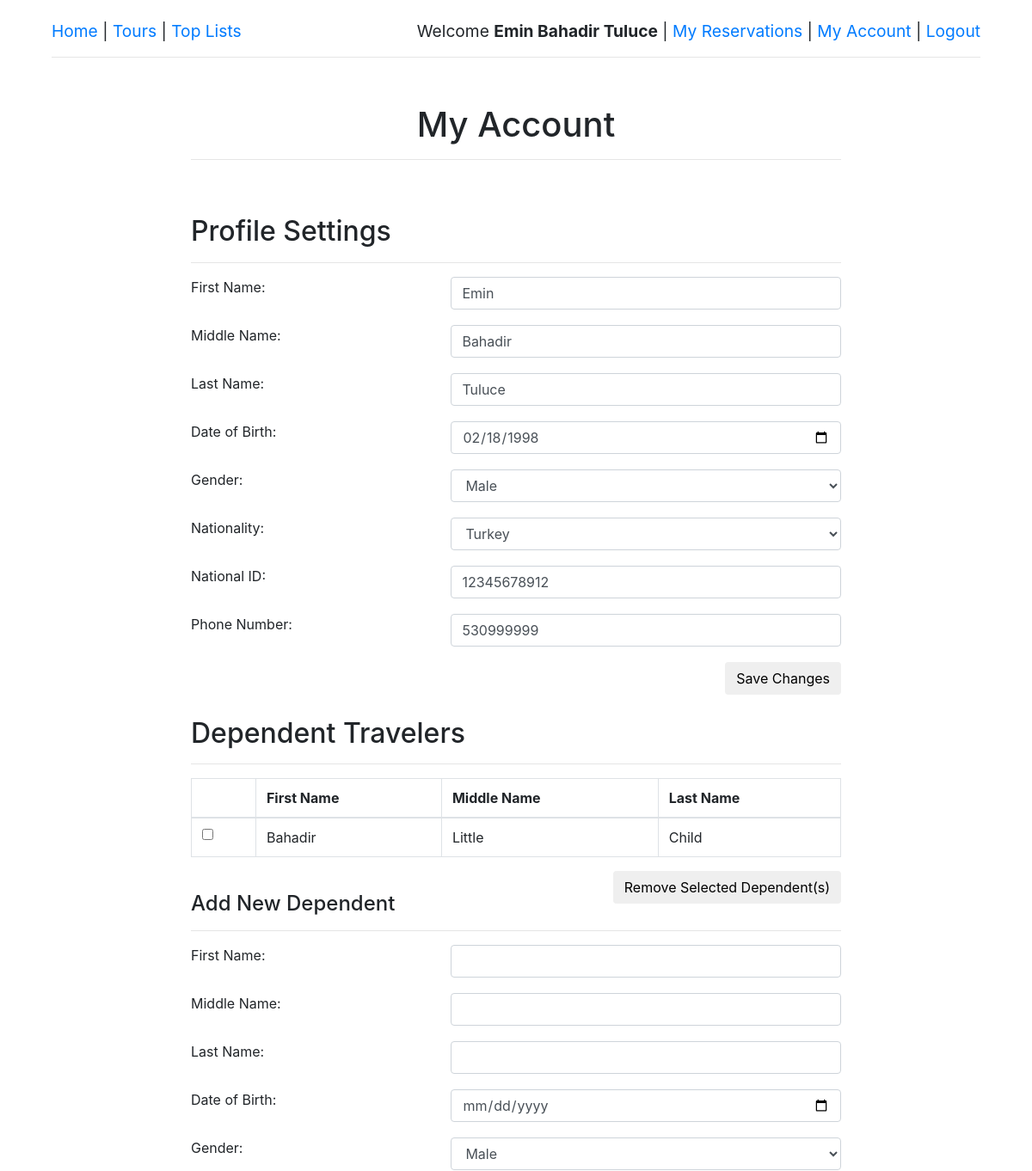
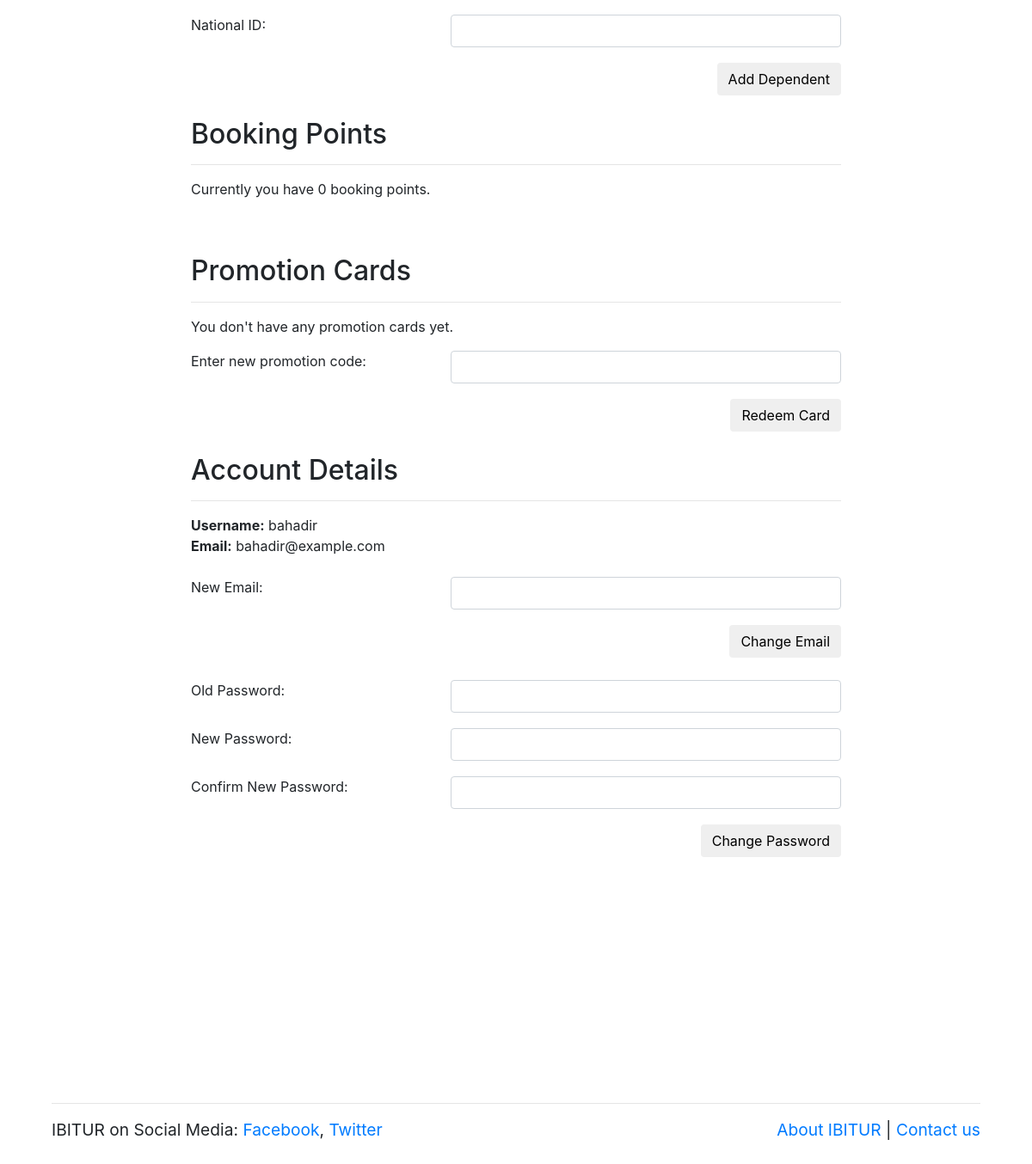
Page /website/my_account.php (signed in) on the committed database (2 pictures, top to bottom).
### tables this page shows
CREATE TABLE CustomerAccount (
    ID INTEGER PRIMARY KEY AUTO_INCREMENT,
    national_ID VARCHAR(15),
    nationality INTEGER,
    gender VARCHAR(6),
    date_of_birth DATE,
    booking_points INTEGER DEFAULT 0,
    FOREIGN KEY (ID) REFERENCES Account(ID),
    FOREIGN KEY (nationality) REFERENCES Country(ID)
);

CREATE TABLE Account (
    ID INTEGER PRIMARY KEY AUTO_INCREMENT,
    username VARCHAR(50) NOT NULL,
    email VARCHAR(50)  NOT NULL,
    passwd VARCHAR(50) NOT NULL,
    first_name VARCHAR(50),
    middle_name VARCHAR(50),
    last_name VARCHAR(50)
);

CREATE TABLE CustomerTelephones (
    customer_ID INTEGER,
    telephone_no NUMERIC(15, 0),
    PRIMARY KEY (customer_ID , telephone_no),
    FOREIGN KEY  (customer_ID) REFERENCES CustomerAccount(ID)
);

CREATE TABLE Dependent (
    national_ID INTEGER PRIMARY KEY,
    customer_ID INTEGER,
    gender VARCHAR(6) NOT NULL,
    date_of_birth DATE NOT NULL,
    first_name VARCHAR(50),
    middle_name VARCHAR(50),
    last_name VARCHAR(50),
    FOREIGN KEY (customer_ID) REFERENCES CustomerAccount(ID)
);

### website/util/session.php (called while the page is built, shortened)
<?php
   if(isset($_SESSION['session_username'])
      && isset($_SESSION['session_fullname'])
      && isset($_SESSION['session_is_staff'])
      && isset($_SESSION['session_id'])) {
      $logged_in = true;
      $current_username = $_SESSION['session_username'];
      $current_fullname = $_SESSION['session_fullname'];
      $current_is_staff = $_SESSION['session_is_staff'];
      $current_id = $_SESSION['session_id'];
   }
?>

### website/my_account.php (the view, shortened to what this page needs)
<?php
    include('util/session.php');
    include('util/visuals.php');
    if ($logged_in == false) {
        header("location: login.php");
    }
    else if ($current_is_staff) {
        header("location: my_account_staff.php");
    }
    else {
        $profile_settings_data_query = "select * from Account A, CustomerAccount C, Country CR where A.ID = C.ID and C.nationality = CR.ID and A.username = '" . $_SESSION['session_username'] . "';";
        $profile_settings_result = mysqli_query($db, $profile_settings_data_query);
        $profile_settings_data = $profile_settings_result->fetch_assoc();
        $first_name = $profile_settings_data['first_name'];
        $middle_name = $profile_settings_data['middle_name'];
        $last_name = $profile_settings_data['last_name'];
        $nationality = $profile_settings_data['ID'];
        $national_id = $profile_settings_data['national_ID'];
        $date_of_birth = $profile_settings_data['date_of_birth'];
        $booking_pts = $profile_settings_data['booking_points'];
        $email = $profile_settings_data['email'];
        $phone_query = "select telephone_no from CustomerTelephones where customer_ID=$current_id;";
        $phone_result = mysqli_query($db, $phone_query);
        if($phone_result->num_rows != 0) {
            $phone_data = $phone_result->fetch_assoc();
            $phone_number = $phone_data['telephone_no'];
        }
        else {
            $phone_number = "";
        }
        $dep_first_name = "";
        $dep_middle_name = "";
        $dep_last_name = "";
        $dep_national_id = "";
        $dep_dob = "";
    }
?>
<html>
    <head>
      <link rel="stylesheet" href="style/style.css"/>
      <link rel="stylesheet" href="lib/bootstrap.min.css"/>
   </head>
   <body class="content">
        <?php
            if ($logged_in) {
                echo get_header($current_fullname, $current_is_staff);
             } else {
                header("location: login.php");
             }
        ?>
        <div class="inner-content">
            <h1> My Account</h1>
            <hr>
            <br>
            <br>
            <div class="profile-settings">
                <h2> Profile Settings </h2>
                <hr>
                <form action="" method="POST">
                <div class="profile-left">
                    <label>First Name:</label>
                    <input class='form-control input-field' type='text' name='first_name' value = '<?php echo $first_name ?>'/> <br><br>
                    <label>Middle Name:</label>
                    <input class='form-control input-field' type='text' name='middle_name' value = '<?php echo $middle_name ?>'/> <br><br>
                    <label>Last Name:</label>
                    <input class='form-control input-field' type='text' name='last_name' value = '<?php echo $last_name ?>'/> <br><br>
                    <label>Date of Birth:</label>
                    <input class='form-control input-field' type='date' name='date_of_birth' value = '<?php echo $date_of_birth ?>'/> <br><br>
                    <label>Gender:</label>
                    <select class="form-control input-field" name="gender">
                    <option>Male</option>
                    </select> <br><br>
                    <label>Nationality:</label>
                    <?php
                        echo '<select class="form-control input-field" name="nationality">';
                        $country_query = "SELECT ID, name FROM Country";
                        $country_result = mysqli_query($db, $country_query);
                        while ($row = $country_result->fetch_assoc()) {
                            echo '<option value=';
                            echo $row["ID"];
                            echo ($nationality == $row["ID"]) ? " selected " : "";
                            echo ">";
                            echo $row["name"];
                            echo '</option>';
                        }
                        echo '</select> <br><br>';
                    ?>
                    <label>National ID:</label>
                    <input class='form-control input-field' type='text' name='national_id' value = '<?php echo $national_id ?>'/> <br><br>
                    <label>Phone Number:</label>
                    <input class='form-control input-field' type='text' name='phone_number' value = '<?php echo $phone_number ?>'/> <br><br>
                    <input class='btn right' type='submit' name ='profile-submit' value='Save Changes'/><br><br>
                </div>
                </form>
            </div>
            <div class="dependent-settings">
                <h2> Dependent Travelers </h2>
                <hr>
                <?php
                $get_dependent_query = "SELECT first_name, middle_name, last_name, national_ID FROM Dependent
                WHERE Dependent.customer_ID = $current_id;";
                $get_dependent_result = mysqli_query($db, $get_dependent_query);
                if($get_dependent_result->num_rows == 0) {
                    echo "<p>You do not have any dependents yet.</p>";
                }
                else {
                    echo "<form name='remove-dependent' action='' method='post' >";
                    echo "
                    <table class='table table-bordered'>
                        <thead>
                            <tr>
                            <th> </th>
                            <th>First Name</th>
                            <th>Middle Name</th>
                            <th>Last Name</th>
                            </tr>
                        </thead>
                        <tbody>
                    ";
                    while($row = $get_dependent_result->fetch_assoc()) {
                        $temp_check = "<input type='checkbox' name='checkbox[]' value=' " . $row['national_ID'] . "' /> ";
                        echo "<tr>";
                        echo "<td>" . $temp_check . "</td>";
                        echo "<td>" . $row['first_name'] . "</td>";
                        echo "<td>" . $row['middle_name'] . "</td>";
                        echo "<td>" . $row['last_name'] . "</td>";
                        echo "</tr>";
                    }
                    echo "</tbody></table>";
                    echo "<input class='right btn' type='submit' name='remove-submit' value='Remove Selected Dependent(s)'/>";
                    echo "</form>";
                }
                ?>
                <br>
                <h4> Add New Dependent </h4>
                <hr>
                <form name='dep-add-form' action='' method ='post'>
                <div class="dependent-left">
                    <label>First Name:</label>
                    <input class='form-control input-field' type='text' name='dep_first_name' value = '<?php echo $dep_first_name; ?>'/> <br><br>
                    <label>Middle Name:</label>
                    <input class='form-control input-field' type='text' name='dep_middle_name' value = '<?php echo $dep_middle_name; ?>'/> <br><br>
                    <label>Last Name:</label>
                    <input class='form-control input-field' type='text' name='dep_last_name' value = '<?php echo $dep_last_name ?>'/> <br><br>
                    <label>Date of Birth:</label>
                    <input class='form-control input-field' type='date' name='dep_dob' value = '<?php echo $dep_dob ?>'/> <br><br>
                    <label>Gender:</label>
                    <select class="form-control input-field" name="dep_gender">
                    <option>Male</option>
                    </select><br><br>
                    <label>National ID:</label>
                    <input class='form-control input-field' type='text' name='dep_national_id' value = '<?php echo $dep_national_id; ?>'/> <br><br>
                    <input class='btn right' type='submit' name ='dependent-add-submit' value='Add Dependent'/><br><br>
                </div>
                </form>
            </div>
            <div class="booking-pts">
                <h2> Booking Points </h2>
                <hr>
                <p>Currently you have <?php echo $booking_pts ?> booking points.</p>
                <br><br>
            </div>
            <div class="promotion-settings">
                <h2> Promotion Cards </h2>
                <hr>
                <?php
                    $promotion_query = "select * from PromotionCard natural join CustomerPromotionCards where customer_ID = '$current_id';";
                    $promotion_result = mysqli_query($db, $promotion_query);
                    if($promotion_result->num_rows == 0) {
                        echo "<p>You don't have any promotion cards yet.</p>";
                    }
                ?>
                <form name='redeem' action='' method='post'>
                    <label>Enter new promotion code: </label>
                    <input class='form-control input-field' type='text' name='promo_code' value = ''/>
                    <br><br>
                    <input class='btn right' type='submit' name='redeem-submit' value='Redeem Card'/>
                </form>
                <br><br>
            </div>
            <div class="account-settings">
                <h2> Account Details </h2>
                <hr>
                <?php
                    echo "<b>Username:</b> $current_username<br>";
                    echo "<b>Email:</b> $email<br><br>";
                ?>
                <form name='change-email' onSubmit='return checkEmail();' method='post'>
                    <label>New Email: </label>
                    <input class='form-control input-field' type='text' name='new_email' value = ''/><br><br>
                    <input class='btn right' type='submit' name='email-submit' value='Change Email'/>
                </form>
                <br><br>
                <form name='change-pass' onSubmit='return checkPass();' method='post'>
                    <label>Old Password: </label>
                    <input class='form-control input-field' type='text' name='old_pass' value = ''/><br><br>
                    <label>New Password: </label>
                    <input class='form-control input-field' type='text' name='new_pass' value = ''/><br><br>
                    <label>Confirm New Password: </label>
                    <input class='form-control input-field' type='text' name='confirm_pass' value = ''/><br><br>
                    <input class='btn right' type='submit' name='newpass-submit' value='Change Password'/>
                </form>
            </div>
        </div>
        <?php
         echo get_footer();
        ?>
   </body>
</html>

### website/style/style.css (style rules this page uses)
h1 { text-align: center; }
.content { margin-left: 5%; margin-right: 5%; }
.right { float: right; }
table, th, td { border: 1px solid black; border-collapse: collapse; }
th, td { padding: 15px; text-align: left; }
table { width: 100%; background-color: #56ebf1; }
.input-field { float: right; width: 60% !important; vertical-align: middle; }
.inner-content { margin-right: auto; margin-left: auto; margin-top: 5%; width: 70%; }

### rows in the picture
customeraccount: first_name "Emin", middle_name "Bahadir", last_name "Tuluce", date_of_birth "02/18/1998", national_id "12345678912", booking_points "0", ID.email "bahadir@example.com"
customertelephones: phone_number "530999999"
dependent: first_name "Bahadir", middle_name "Little", last_name "Child"

### other values in the picture
$username "Emin Bahadir Tuluce"
$current_username "bahadir"
form field nationality "Turkey"
